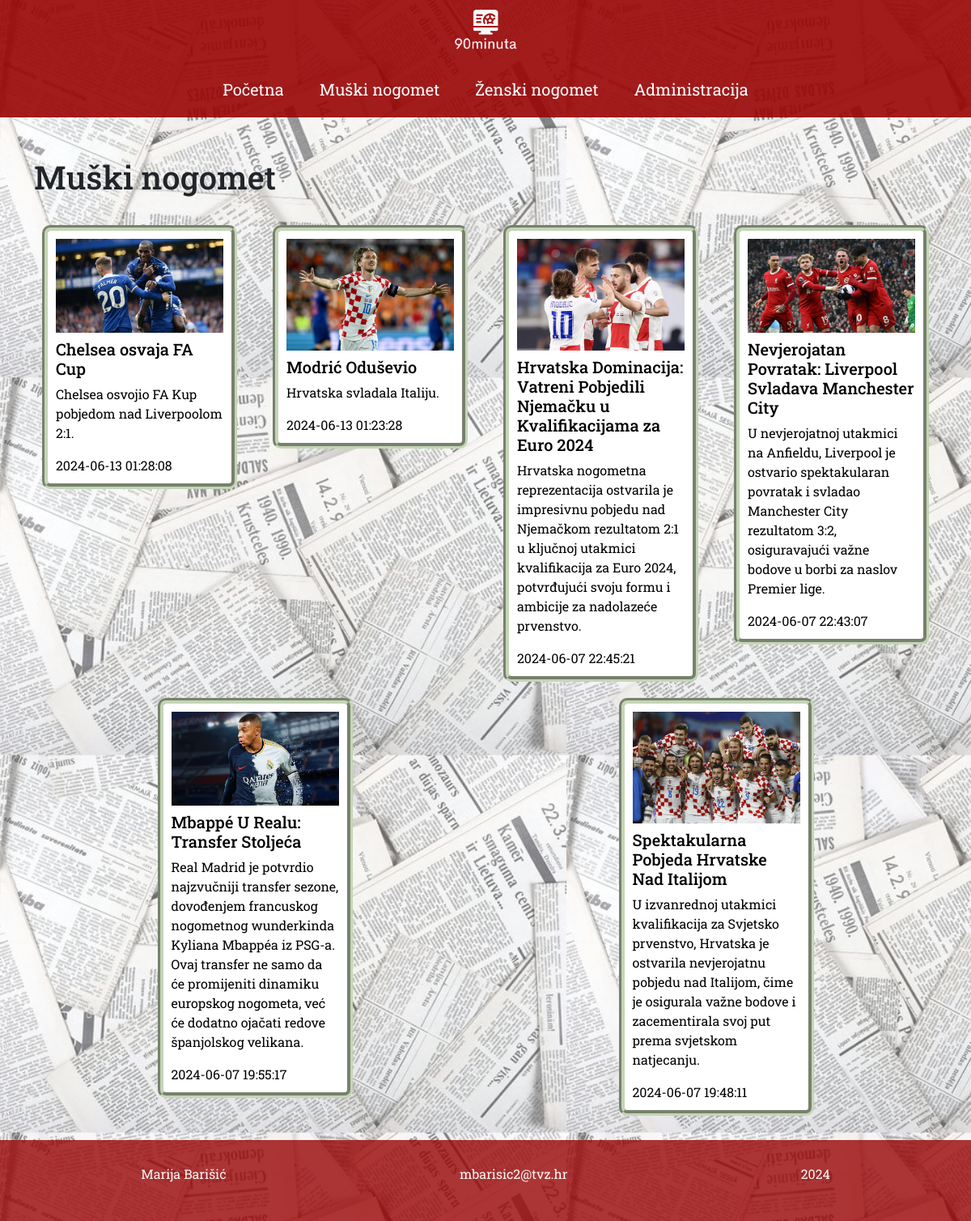
The app's page /kategorija.php?id=Muški nogomet with its own data.
### tables this page shows
CREATE TABLE `clanak` (
  `id` int(11) NOT NULL,
  `kategorija` varchar(15) NOT NULL,
  `naslov_vijesti` varchar(100) NOT NULL,
  `kratki_sazetak_vijesti` text NOT NULL,
  `datum` datetime NOT NULL,
  `slika` text NOT NULL,
  `sadrzaj_vijesti` text DEFAULT NULL,
  `arhiva` tinyint(1) DEFAULT NULL
);

### kategorija.php (the view, shortened to what this page needs)
<!DOCTYPE html>
<html lang="hr">
<head>
  <link href="https://cdn.jsdelivr.net/npm/bootstrap@5.2.3/dist/css/bootstrap.min.css" rel="stylesheet">
  <link rel="stylesheet" href="style.css">
</head>
<body>
  <header>
  <nav>
      <img src="images/logo.png" alt="">
      <ul>
        <li><a href="index.php">Početna</a></li>
        <li><a href="kategorija.php?id=Muški nogomet">Muški nogomet</a></li>
        <li><a href="kategorija.php?id=Ženski nogomet">Ženski nogomet</a></li>
        <li class="dropdown">
          <a href="prijava.html">Administracija</a>
        </li>
      </ul>
    </nav>
  </header>
  <div class="clanci">
    <div class="container">
      <section class="row">
        <?php
        include 'connect.php';
        if ($dbc) {
            $kategorija = $_GET['id'];
            echo "<h1>" . ucfirst(str_replace('_', ' ', $kategorija)) . "</h1>";
            $query = "SELECT * FROM clanak WHERE kategorija = '$kategorija' AND arhiva = 0 ORDER BY datum DESC";
            $result = mysqli_query($dbc, $query) or die('Error querying database');
            if (mysqli_num_rows($result) > 0) {
                while ($row = mysqli_fetch_array($result)) {
                    $slika = $row['slika'];
                    $naslov = $row['naslov_vijesti'];
                    $sazetak = $row['kratki_sazetak_vijesti'];
                    $vrijeme = $row['datum'];
                    echo "<a href='clanak.php?id={$row['id']}' class='col-lg-3 col-md-6 col-sm-12'>";
                    echo "<article class='article'>";
                    echo "<img class='img-fluid mb-2' src='images/$slika' alt=''>";
                    echo "<h2 class='fs-5'>$naslov</h2>";
                    echo "<p>$sazetak</p>";
                    echo "<time>$vrijeme</time>";
                    echo "</article>";
                    echo "</a>";
                }
            } else {
                echo "Nema dostupnih članaka.";
            }
        } else {
            echo "Ne može se pristupiti podacima: " . mysqli_error($dbc);
        }
        ?>
      </section>
    </div>
  </div>
  <footer>
    <p>Marija Barišić</p>
    <p>mbarisic2@tvz.hr</p>
    <p>2024</p>
  </footer>
</body>
</html>

### style.css (style rules this page uses)
* { margin: 0 auto; font-family: "Roboto Slab"; }
body { background-image: url(images/background-newspaper.png); background-size: 700px; }
header { text-align: center; background-color: #990505; opacity: 0.9; }
nav { display: flex; flex-direction: column; justify-content: center; align-items: center; margin-bottom: 50px; }
nav>img { display: block; width: 100px; padding: 10px; }
nav>ul { list-style-type: none; padding: 0; }
nav>ul>li { display: inline-block; padding: 20px; }
nav>ul>li>a { text-decoration: none; font-size: 20px; color: #ffffff; }
ul { padding: 0; margin: 0; }
footer { background-color: #990505; color: #ffffff; padding: 30px; clear: both; display: flex; flex-direction: row; justify-content: center; align-items: center; opacity: 0.8; }
h1 { margin-bottom: 25px; }
section>a { text-decoration: none; color: black; }
.article { margin: 10px; border: 7px groove #C4D5B5; border-radius: 10px; padding: 10px; word-wrap: break-word; background-color: #ffffff; }
section { margin: 20px auto; }

### records on screen
clanak: slika (picture), naslov_vijesti "Chelsea osvaja FA Cup", kratki_sazetak_vijesti "Chelsea osvojio FA Kup pobjedom nad Liverpoolom 2:1.", datum "2024-06-13 01:28:08"
clanak: slika (picture), naslov_vijesti "Modrić Oduševio", kratki_sazetak_vijesti "Hrvatska svladala Italiju.", datum "2024-06-13 01:23:28"
clanak: slika (picture), naslov_vijesti "Hrvatska Dominacija: Vatreni Pobjedili Njemačku u Kvalifikacijama za Euro 2024", kratki_sazetak_vijesti "Hrvatska nogometna reprezentacija ostvarila je impresivnu pobjedu nad Njemačkom rezultatom 2:1 u ključnoj utakmici kvalifikacija za Euro 2024, potvrđujući svoju formu i ambicije za nadolazeće prvenstvo.", datum "2024-06-07 22:45:21"
clanak: slika (picture), naslov_vijesti "Nevjerojatan Povratak: Liverpool Svladava Manchester City", kratki_sazetak_vijesti "U nevjerojatnoj utakmici na Anfieldu, Liverpool je ostvario spektakularan povratak i svladao Manchester City rezultatom 3:2, osiguravajući važne bodove u borbi za naslov Premier lige.", datum "2024-06-07 22:43:07"
clanak: slika (picture), naslov_vijesti "Mbappé U Realu: Transfer Stoljeća", kratki_sazetak_vijesti "Real Madrid je potvrdio najzvučniji transfer sezone, dovođenjem francuskog nogometnog wunderkinda Kyliana Mbappéa iz PSG-a. Ovaj transfer ne samo da će promijeniti dinamiku europskog nogometa, već će dodatno ojačati redove španjolskog velikana.", datum "2024-06-07 19:55:17"
clanak: slika (picture), naslov_vijesti "Spektakularna Pobjeda Hrvatske Nad Italijom", kratki_sazetak_vijesti "U izvanrednoj utakmici kvalifikacija za Svjetsko prvenstvo, Hrvatska je ostvarila nevjerojatnu pobjedu nad Italijom, čime je osigurala važne bodove i zacementirala svoj put prema svjetskom natjecanju.", datum "2024-06-07 19:48:11"

### other values on screen
str_replace('_', ' ', $kategorija) "Muški nogomet"
